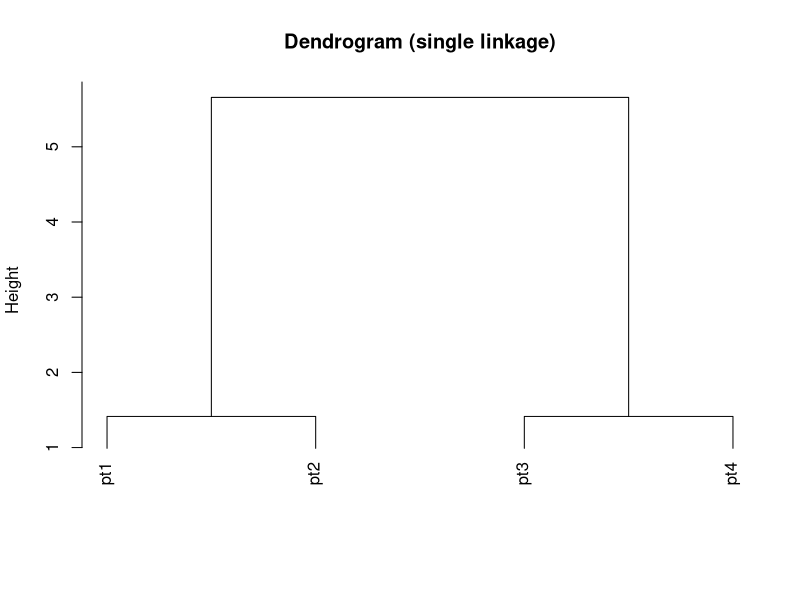
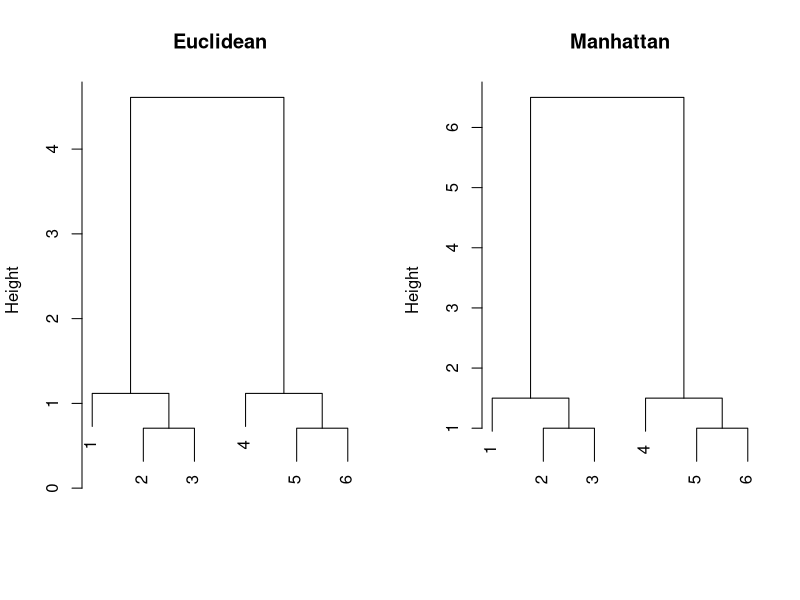

Generate these figures, in order, with R:
## ---- chunk 1
#| include: false
needed <- c()
to_install <- setdiff(needed, rownames(installed.packages()))
if (length(to_install) > 0) install.packages(to_install)
invisible(lapply(needed, library, character.only = TRUE))
set.seed(42)
## ---- chunk 2
x <- c(2, 3, 2.5, 8, 9, 8.5)
y <- c(2, 2.5, 3, 8, 8.5, 9)
dat <- data.frame(x = x, y = y)
set.seed(42)
km <- kmeans(dat, centers = 2, nstart = 25)
km$cluster    # the two clusters
km$centers    # centroids at (2.5, 2.5) and (8.5, 8.5)
km$tot.withinss  # 2.0
## ---- chunk 3
#| fig-alt: "Dendrogram of 4 points under single linkage, showing two merges at height 1.41 and a final merge at height 5.66."
pts <- data.frame(x = c(0, 1, 5, 6), y = c(0, 1, 5, 6))
d <- dist(pts)
hc <- hclust(d, method = "single")
plot(hc, main = "Dendrogram (single linkage)", xlab = "", sub = "",
     labels = paste0("pt", 1:4))
cutree(hc, k = 2)  # 1 1 2 2
## ---- chunk 4
x <- c(1, 2, 1.5, 5, 6, 5.5)
y <- c(1, 1.5, 2, 5, 5.5, 6)
dat <- data.frame(x = x, y = y)

# Starting centroids
centroids <- matrix(c(1, 1, 6, 6), nrow = 2, byrow = TRUE)
colnames(centroids) <- c("x", "y")

cluster <- rep(0, nrow(dat))  # initial (will be overwritten)
converged <- FALSE
iter <- 0

while (!converged) {
  iter <- iter + 1

  # Step 1: distance from each point to each centroid
  dist_c1 <- sqrt((dat$x - centroids[1, 1])^2 + (dat$y - centroids[1, 2])^2)
  dist_c2 <- sqrt((dat$x - centroids[2, 1])^2 + (dat$y - centroids[2, 2])^2)

  # Step 2: assign to nearest centroid
  new_cluster <- ifelse(dist_c1 <= dist_c2, 1, 2)

  # Step 3: check convergence (did assignments change?)
  converged <- all(new_cluster == cluster)
  cluster <- new_cluster

  # Step 4: update centroids (mean of assigned points)
  centroids[1, ] <- colMeans(dat[cluster == 1, ])
  centroids[2, ] <- colMeans(dat[cluster == 2, ])

  cat("Iteration", iter, "- clusters:", cluster, "\n")
}

cat("Converged after", iter, "iterations\n")
cat("Final centroids:\n")
print(centroids)   # (1.5, 1.5) and (5.5, 5.5)

# Compare with kmeans()
set.seed(42)
km <- kmeans(dat, centers = 2, nstart = 25)
cat("kmeans() clusters:", km$cluster, "\n")
cat("kmeans() WCSS:", km$tot.withinss, "\n")  # 2.0

# WCSS from our implementation
wcss <- sum((dat$x[cluster==1] - centroids[1,1])^2 +
            (dat$y[cluster==1] - centroids[1,2])^2) +
        sum((dat$x[cluster==2] - centroids[2,1])^2 +
            (dat$y[cluster==2] - centroids[2,2])^2)
cat("Our WCSS:", wcss, "\n")  # 2.0 — matches
## ---- chunk 5
pts <- data.frame(val = c(0, 0.1, -0.1, 5, 5.1, 4.9, 10, 10.1, 9.9))

# The colleague's run: one random start
set.seed(1)
bad <- kmeans(pts, centers = 3, nstart = 1)
bad$cluster        # 2 2 2 2 2 2 1 3 1 — two groups merged, one split
bad$tot.withinss   # 37.545 — a poor local minimum

# The fix: 25 random starts, keep the best
set.seed(42)
good <- kmeans(pts, centers = 3, nstart = 25)
good$cluster       # 1 1 1 2 2 2 3 3 3 — the three real groups
good$tot.withinss  # 0.06 — about 600 times smaller
good$centers       # 0, 5, 10 — right on the group centers
## ---- chunk 6
#| fig-alt: "Two dendrograms side by side comparing Euclidean and Manhattan distance hierarchical clustering, both giving the same two-cluster solution."
x <- c(1, 2, 1.5, 5, 6, 5.5)
y <- c(1, 1.5, 2, 5, 5.5, 6)
dat <- data.frame(x = x, y = y)

# Euclidean hierarchical clustering
hc_euc <- hclust(dist(dat), method = "single")
cat("Euclidean, k=2:", cutree(hc_euc, k = 2), "\n")

# Manhattan hierarchical clustering
hc_man <- hclust(dist(dat, method = "manhattan"), method = "single")
cat("Manhattan, k=2:", cutree(hc_man, k = 2), "\n")

# The merge heights differ but the cluster assignments are the same
par(mfrow = c(1, 2))
plot(hc_euc, main = "Euclidean", xlab = "", sub = "")
plot(hc_man, main = "Manhattan", xlab = "", sub = "")
par(mfrow = c(1, 1))
## ---- chunk 7
x <- c(1, 2, 1.5, 5, 6, 5.5)
y <- c(1, 1.5, 2, 5, 5.5, 6)
dat <- data.frame(x = x, y = y)
d <- dist(dat)
hc <- hclust(d, method = "complete")
cat("k=3:", cutree(hc, k = 3), "\n")
cat("k=2:", cutree(hc, k = 2), "\n")
## ---- chunk 8
socks     <- c(2, 3, 1, 11, 12, 10)
computers <- c(0, 1, 1, 0, 1, 0)
shop <- data.frame(socks = socks, computers = computers)

# a. Raw counts — the sock column has all the spread
apply(shop, 2, var)   # socks 25.1, computers 0.3 — socks carry ~99% of the variance
set.seed(42)
kmeans(shop, centers = 2, nstart = 25)$cluster        # 1 1 1 2 2 2

# b. Scaled to unit SD — both columns now run about -0.9 to +1.1
shop_scaled <- scale(shop)
round(shop_scaled, 2)
set.seed(42)
kmeans(shop_scaled, centers = 2, nstart = 25)$cluster  # 1 1 1 2 2 2 — same split

# c. Dollars — the computer column now has almost all the spread
shop_dollars <- data.frame(socks = socks * 2, computers = computers * 2000)
apply(shop_dollars, 2, var)  # socks 100.4, computers 1,200,000
set.seed(42)
kmeans(shop_dollars, centers = 2, nstart = 25)$cluster # 1 2 2 1 2 1 — different!
